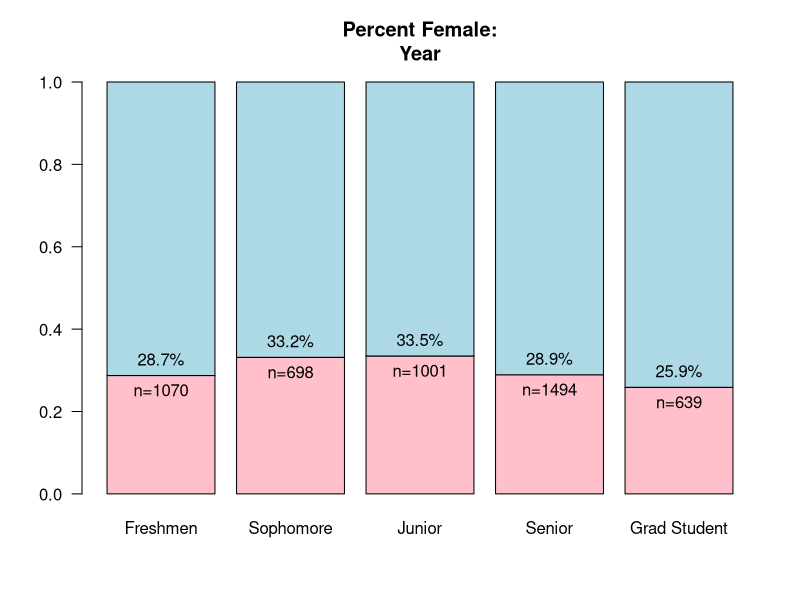
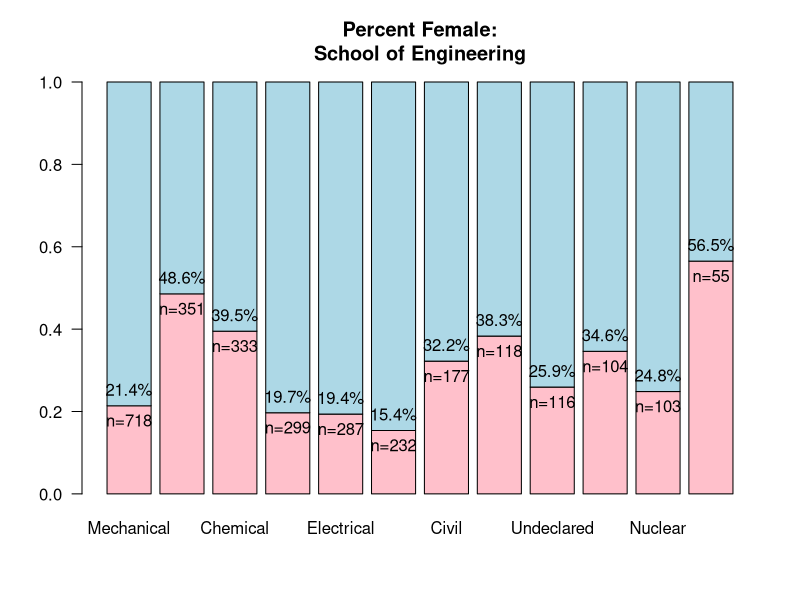
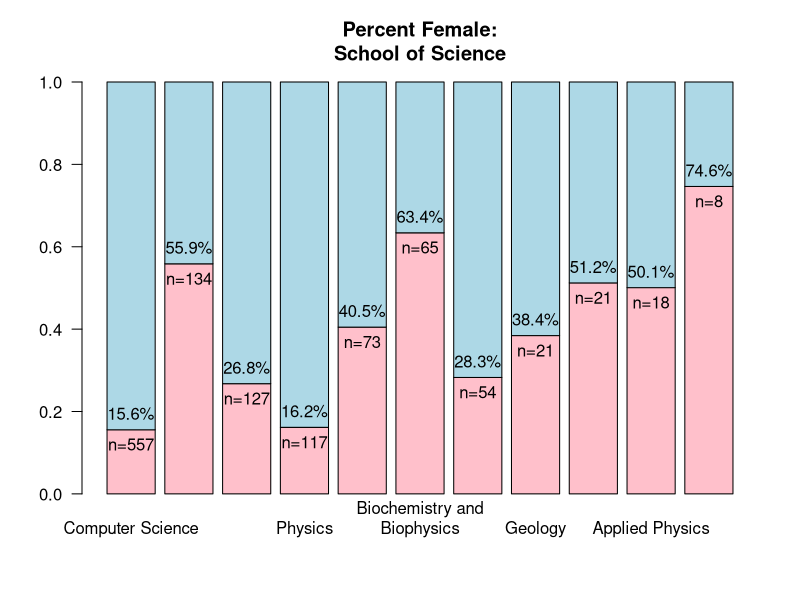
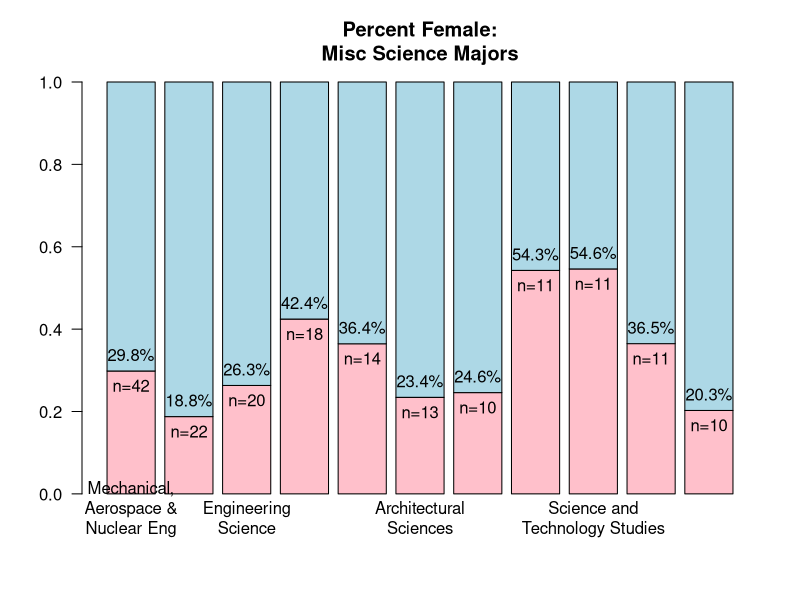
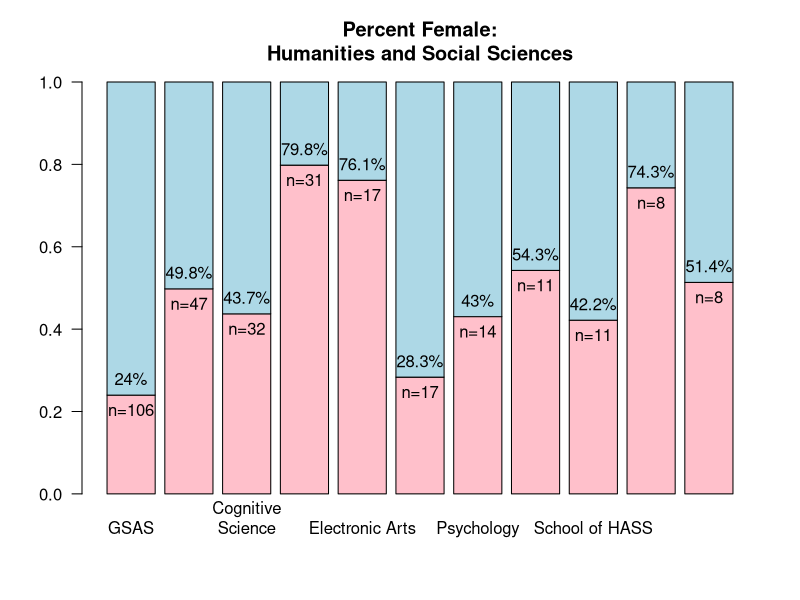
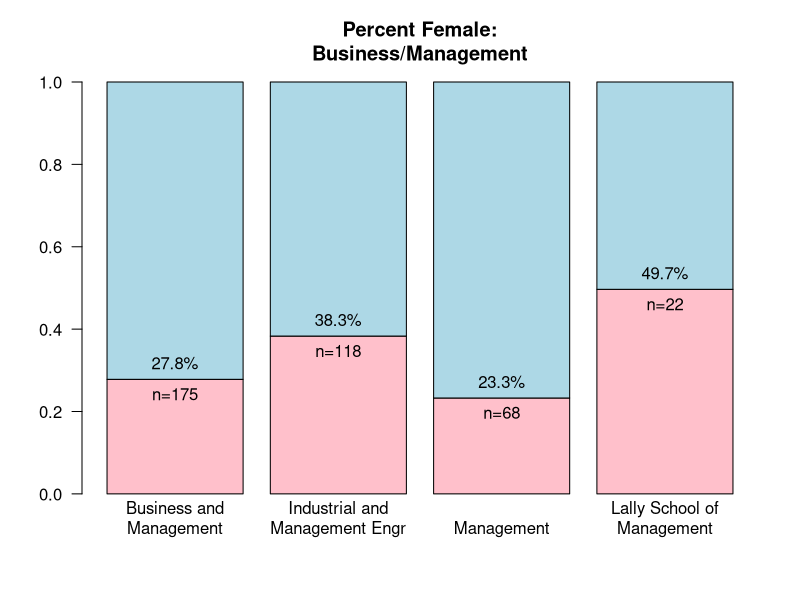
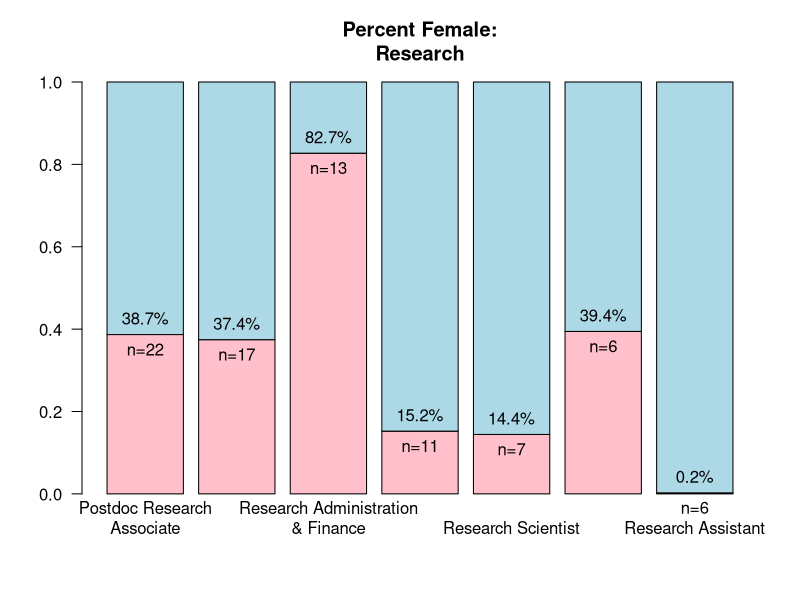
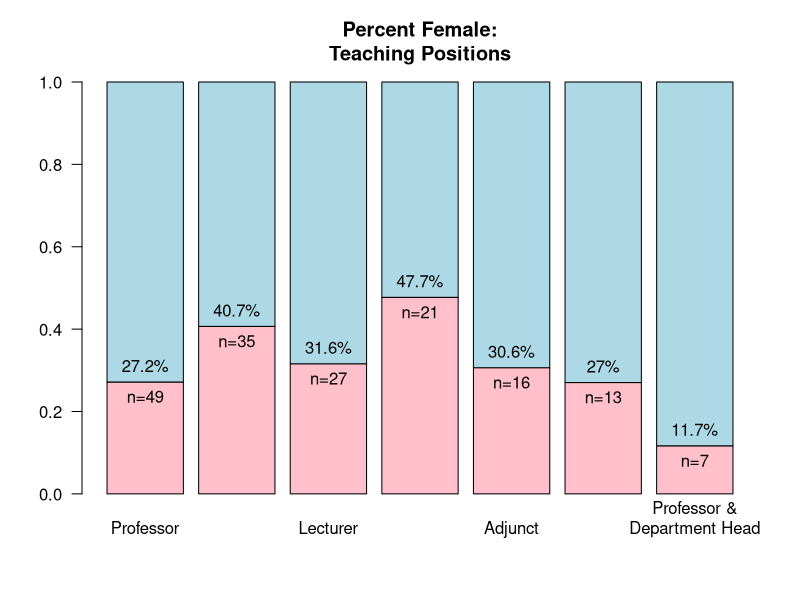

The R script that drew these images, in order: (Note: this script raises an error after producing the figures.)
results <- read.csv("results.csv")
annotated_barplot <- function(fields, title, fields_opt=fields, width=20){
  #args: "fields" = vector of rows which data in results.csv to use
  #      "title"  = title of the graph
  #  "fields_opt" = optional vector containing list of shorter labels for fields
  #       "width" = width to wrap field labels
  fields_opt = gsub(" ", "\n", fields_opt)
  counts <- c()
  f_pcts <- m_pcts <- c()
  field_labels <- value_labels <- c()
  for(i in 1:length(fields)){
    row <- results[ results$Field == fields[i], ]
    f_pcts <- append(f_pcts, row[,4])
    m_pcts <- append(m_pcts, 1-row[,4])
    counts <- append(counts, paste("n=", row[,3], sep=""))
    value_labels <- append(value_labels, paste(round(row[,4]*100,1), "%", sep=""))
    fields_opt[i] = paste(strwrap(fields_opt[i], width), collapse="\n")
  }
  mtx <- rbind(f_pcts, m_pcts)
  bp = barplot(mtx, names.arg = fields_opt, main=paste("Percent Female:", title, sep="\n"), col=c("pink","light blue"), las=1)
  for(i in 1:length(value_labels)){
    text(x=bp[i], y=mtx[1,i], pos=3, labels=value_labels[i], xpd=TRUE)
    text(x=bp[i], y=mtx[1,i], pos=1, labels=counts[i], xpd=TRUE)
  }
  return(bp)
}



data_years <- c("First-Year Student", "Sophomore", "Junior", "Senior", "Graduate Student")
data_years_<- c("Freshmen", "Sophomore", "Junior", "Senior", "Grad Student")
plot_years <- annotated_barplot(data_years, "Year", data_years_)

data_eng <- c('Mechanical Engineering', 'Biomedical Engineering', 'Chemical Engineering', 'Aeronautical Engineering', 'Electrical Engineering', 'Computer and Systems Engineering', 'Civil Engineering', 'Industrial and Management Engr', 'Undeclared Engineering', 'Materials Engineering', 'Nuclear Engineering', 'Environmental Engineering')
data_eng_<- gsub(" Engineering|Engr", "", data_eng)
plot_eng <-annotated_barplot(data_eng, "School of Engineering", data_eng_)

data_sci <- c('Computer Science', 'Biology', 'Mathematics', 'Physics', 'Chemistry', 'Biochemistry and Biophysics', 'Information Tech and Web Science', 'Geology', 'Bioinformatics and Molec Biology', 'Applied Physics', 'Environmental Science')
data_sci_<- c('Computer Science', 'Biology', 'Mathematics', 'Physics', 'Chemistry', 'Biochemistry and Biophysics', 'ITWS', 'Geology', 'Bioinformatics & Molec Biology', 'Applied Physics', 'Environmental Science')
plot_sci <- annotated_barplot(data_sci, "School of Science", data_sci_)

data_sciu <- c('Mechanical, Aerospace & Nuclear Eng', 'Physics,Applied Physics & Astronomy', 'Engineering Science', 'Mathematical Sciences', 'Chemistry and Chemical Biology', 'Architectural Sciences', 'Decision Sciences and Engr Syst', 'Science, Tech and Society', 'Science and Technology Studies', 'Information Technologies Infrastructure', 'Applied Mathematics')
plot_sciu <-annotated_barplot(data_sciu, "Misc Science Majors", width=19) #render @ 1080p

data_hass <- c('Games and Simulation Arts and Sci', 'Design, Innovation and Society', 'Cognitive Science', 'Elect Media, Arts, and Comm', 'Electronic Arts', 'Economics', 'Psychology', 'Science, Tech and Society', 'School of Humanities, Arts and  Social Sciences', 'Sustainability Studies', 'Communication')
data_hass_<- c('GSAS', 'Design, Innovation & Society', 'Cognitive Science', 'Elect Media, Arts, and Comm', 'Electronic Arts', 'Economics', 'Psychology', 'Science, Tech & Society', 'School of HASS', 'Sustainability Studies', 'Communication')
plot_hass <-annotated_barplot(data_hass, "Humanities and Social Sciences", data_hass_, width=17)

data_bm <- c('Business and Management', 'Industrial and Management Engr', 'Management', 'Lally School of Management')
plot_bm <-annotated_barplot(data_bm, "Business/Management")

data_rsch <- c('Postdoc Research Associate', 'Lighting Research Center', 'Research Administration & Finance', 'Visiting Researcher', 'Research Scientist', 'Research Scientist, Sr.', 'Research Assistant')
plot_rsch <- annotated_barplot(data_rsch, "Research", width=25)

data_prof <- c('Professor', 'Associate Professor', 'Lecturer', 'Assistant Professor', 'Adjunct', 'Visiting Scholar/Adjunct', 'Professor & Department Head')
plot_prof <-annotated_barplot(data_prof, "Teaching Positions")

data_misc <- c('Architecture', 'Communication and Rhetoric', 'Undeclared', 'Arts', 'Technical Communication', 'Communication and Media', 'Undeclared Major', 'Advancement Strategy, Services and Infrastructure')
plot_misc <- annotated_barplot(data_msc, "Misc Majors", width=20)

data_union <- c('Rensselaer Union', 'Rensselaer Union Club Staff')
plot_union <-annotated_barplot(data_unin, "Union Staff", width=30)

data_admn <- c('Physical Plant', 'Administrative Coordinator', 'Administrative Specialist', 'Center for Biotechnology and Interdisciplinary Studies', 'Operations Associate', 'Operations Specialist', 'Auxiliary, Parking and Transportation Services', 'Administrative Associate', 'Research Administration & Finance', 'Health Center', 'Human Resources', 'Registrar', 'Enrollment Operations')
plot_admn <-annotated_barplot(data_admn, "Administration") #render @ 1080p

data_empl <- c('Environmental & Site Services', 'Environmental Specialist, Sr.', 'Department of Athletics', 'Public Safety', 'MultiMedia Services', 'Public Safety Officer II', 'Driver, Shuttle', 'Groundskeeper, Sr.', 'Integrated Admn Computing Services')
plot_empl <-annotated_barplot(data_empl, "School Employees", width=20)
